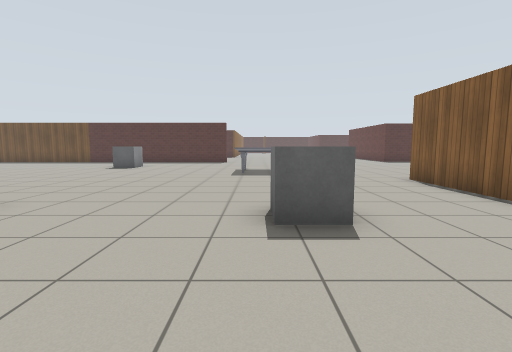
View 1 (above)

20 first-person views from a walk through a world built for the Gazebo simulator. The camera is 1 m above the floor, tilts 6° down and sees 85° across. The floor is counted in squares, 1 m on a side. Each view is taken from the middle of a square. On the plan, view 1 faces up. The plan holds only what a view shows up to about 12 squares ahead; the rest is blank. The place goes on beyond the plan. Simple patterns stand in for the simulator's built-in surfaces.

View 2
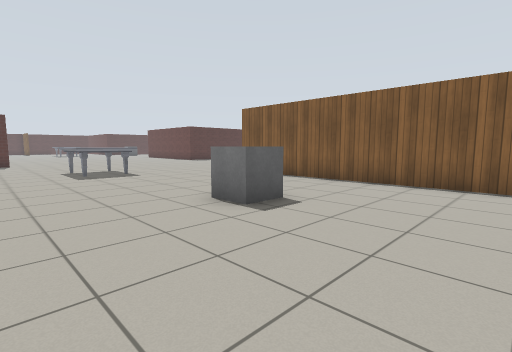

View 3
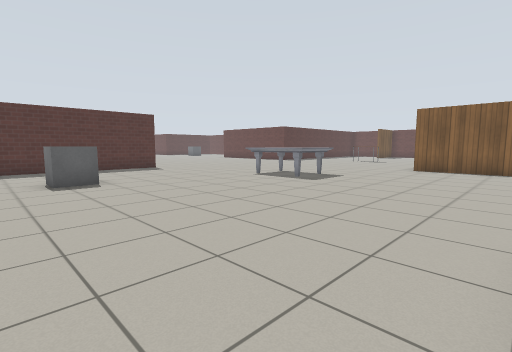

View 4
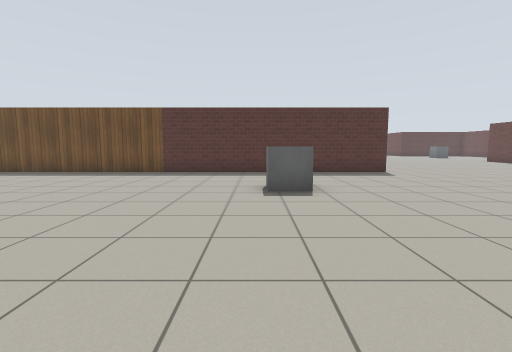

View 5
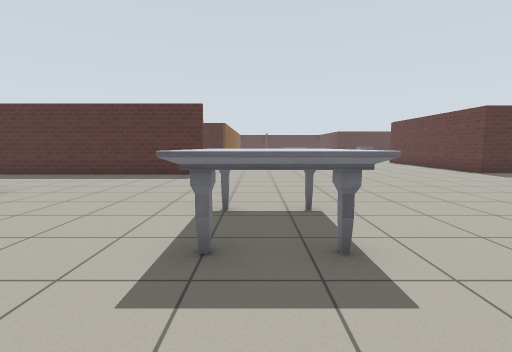

View 6
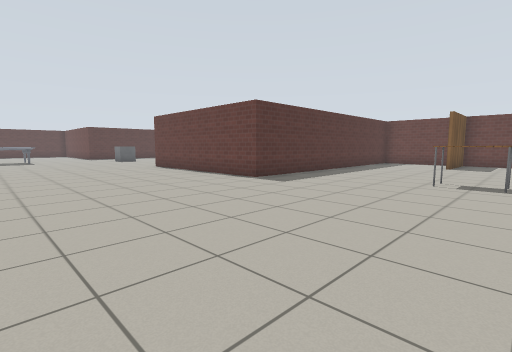

View 7
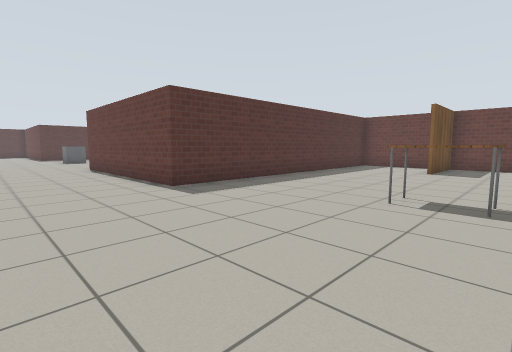

View 8
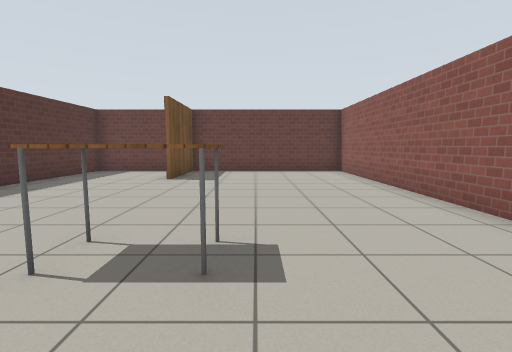

View 9
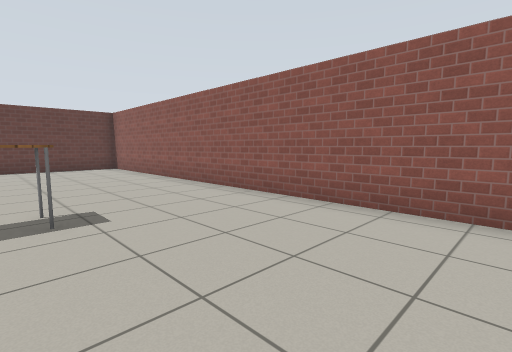

View 10
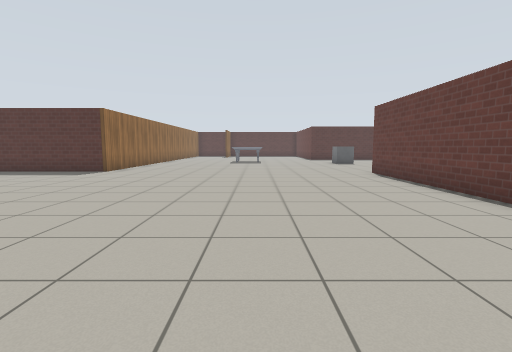

View 11
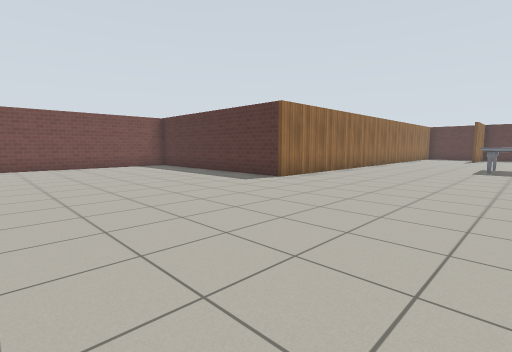

View 12
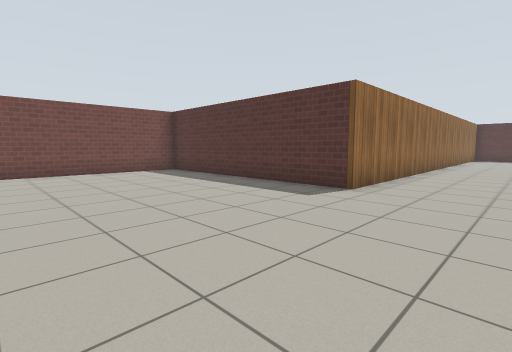

View 13
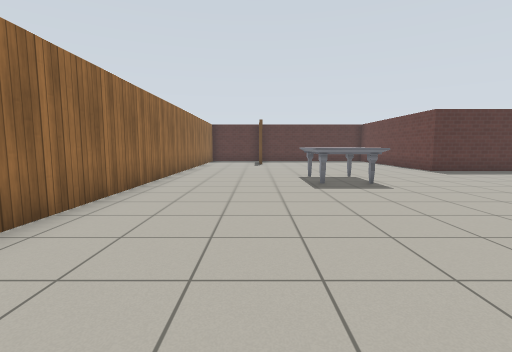

View 14
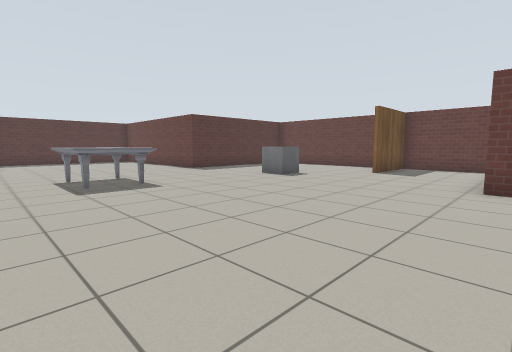

View 15
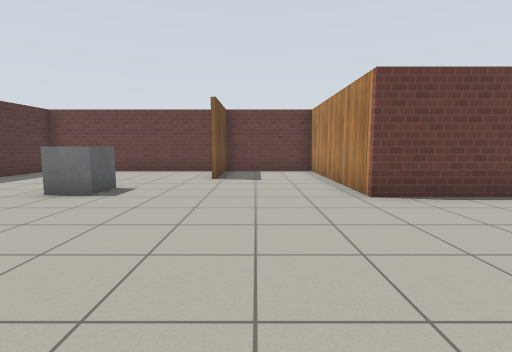

View 16
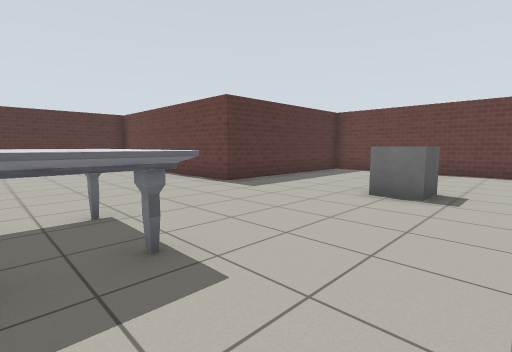

View 17
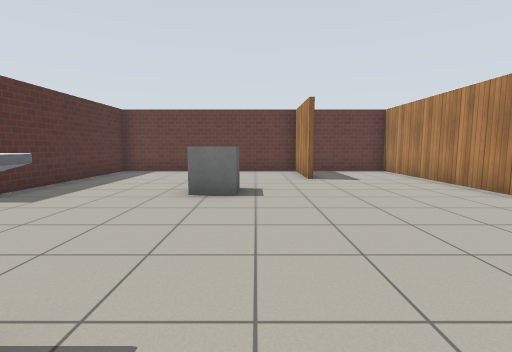

View 18
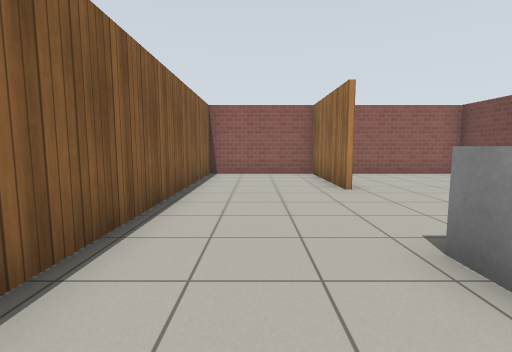

View 19
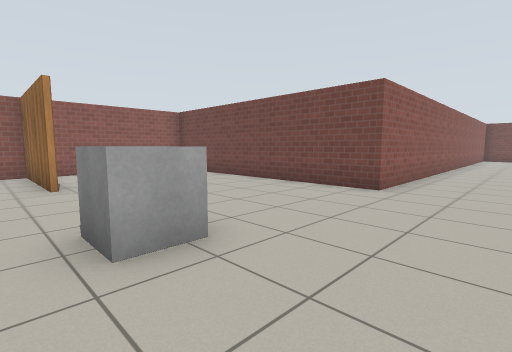

View 20
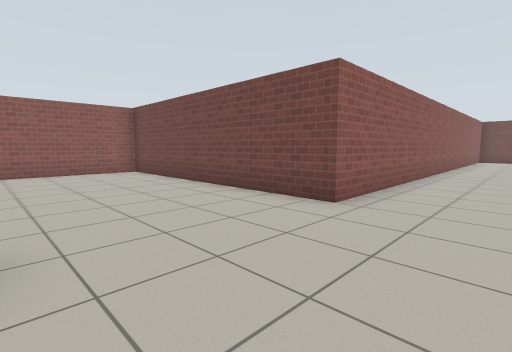

### Floor plan
Points are (right, up) in squares from view 1. A wall is a line through its corners. A room is listed if a view was taken in it or the views show most of it. See-through windows are left out.
Room 1 (views 1, 2, 3, 4, 5, 6, 7, 8, 9, 10, 11, 12, 13, 14, 15, 16, 17, 18, 19, 20)
walls: (-1.7, 18) (-13.5, 18); (6.1, 8.5) (19.6, 8.5) (19.6, 14.6) (16.5, 14.6); (-10.3, 25.9) (-10.3, 19.6); (11.6, 29.4) (14.5, 29.4); (0.9, -0.4) (0.9, -4.3) (4.7, -4.3) (4.7, 8.6); (14.6, 29.2) (11.6, 29.2); (19.6, 15.6) (19.6, 18.5) (8.5, 18.5) (8.5, 25.7) (14.6, 25.7) (14.6, 36.4) (8.2, 36.4) (8.2, 37.5); (-13.5, 4.5) (-4.5, 4.5) (-4.5, -4.3) (0.1, -4.3); (-2, 37.1) (-2, 26.2) (-10, 26.2)
objects: grey box (-6, 13) to (-6, 14); marble table (-1, 10) to (1, 12); grey box (0, 4) to (1, 4); marble table (3, 32) to (4, 34); grey box (9, 32); table (10, 13) to (11, 14)

Where each view was taken, in squares from view 1:
view 1: 0 up, 0 right, facing up
view 2: 0 up, 3 left, facing up-right
view 3: 5 up, 8 left, facing up-right
view 4: 7 up, 7 left, facing up
view 5: 8 up, 0 right, facing up
view 6: 12 up, 2 right, facing up-right
view 7: 12 up, 5 right, facing up-right
view 8: 12 up, 8 right, facing right
view 9: 13 up, 6 right, facing down-right
view 10: 15 up, 4 right, facing up
view 11: 19 up, 4 right, facing up-left
view 12: 20 up, 1 right, facing up-left
view 13: 25 up, 1 right, facing up
view 14: 25 up, 1 right, facing up-right
view 15: 28 up, 3 right, facing right
view 16: 30 up, 3 right, facing up-right
view 17: 31 up, 3 right, facing right
view 18: 6 up, 3 right, facing down
view 19: 7 up, 2 right, facing down-left
view 20: 7 up, 0 right, facing down-left
